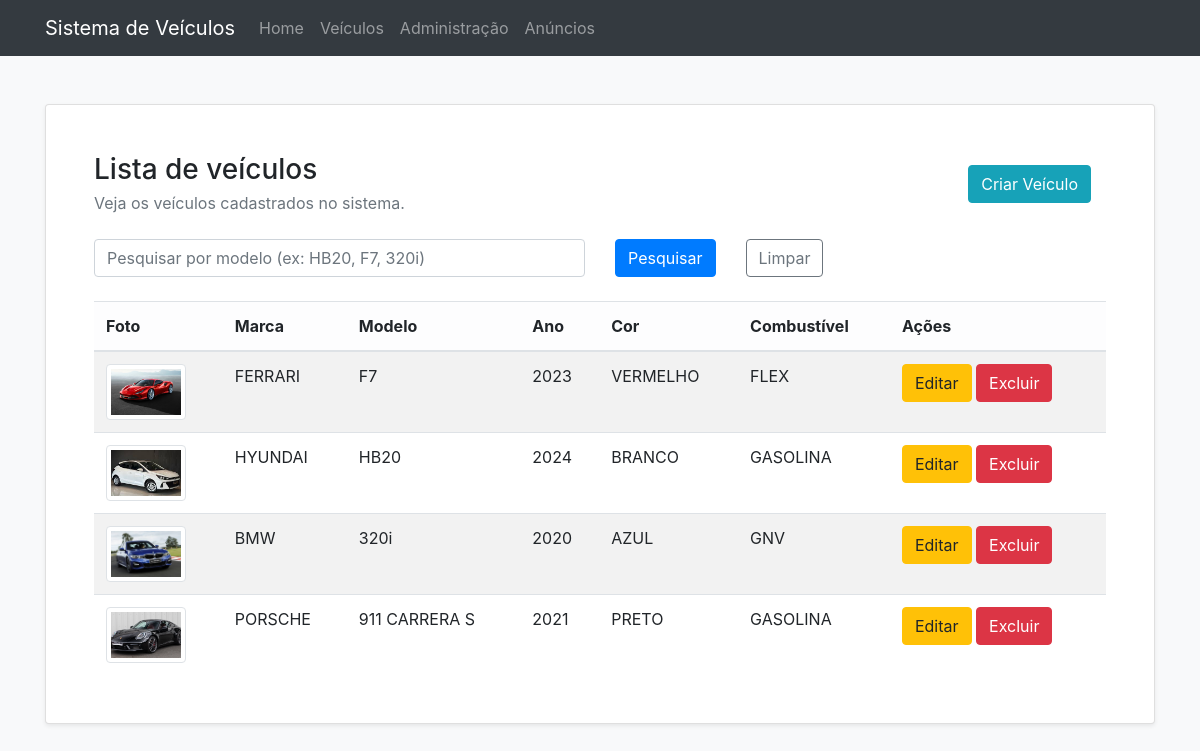
The app's page /veiculo/ (signed in) with its own data.
### veiculo/models.py (models this page shows, shortened)
class Veiculo(models.Model):
    marca = models.SmallIntegerField(choices=OPCOES_MARCAS)
    modelo = models.CharField(max_length=100)
    ano = models.IntegerField()
    cor = models.SmallIntegerField(choices=OPCOES_CORES)
    combustivel = models.SmallIntegerField(choices=OPCOES_COMBUSTIVEIS)
    foto = models.ImageField(blank=True, null=True, upload_to='veiculo/fotos')

### veiculo/views.py (the view)
# urls.py: path('', ListarVeiculos.as_view(), name='listar-veiculos'),
class ListarVeiculos(LoginRequiredMixin, ListView):
    model = Veiculo
    context_object_name = 'veiculos'
    template_name = 'listar.html'
    def get_queryset(self, **kwargs):
        pesquisa = self.request.GET.get('pesquisa')
        queryset = Veiculo.objects.all()
        if pesquisa is not None:
            queryset = queryset.filter(modelo__icontains=pesquisa)
        return queryset

### templates/listar.html (shortened to what this page needs)
{% extends "base.html" %}
{% block conteudo %}
<div class="card shadow-sm">
    <div class="card-body p-4 p-lg-5">
        <div class="d-flex flex-wrap justify-content-between align-items-center gap-3 mb-4">
            <div>
                <h1 class="h3 mb-1">Lista de veículos</h1>
                <p class="text-muted mb-0">Veja os veículos cadastrados no sistema.</p>
            </div>
            <div class="col-6 col-md-auto">
                <a href="{% url 'criar-veiculo' %}" class="btn btn-info">Criar Veículo</a>
            </div>
        </div>
        <form method="GET" action="{% url 'listar-veiculos' %}" class="row g-2 mb-4">
            <div class="col-12 col-md-8 col-lg-6">
                <input
                    type="text"
                    name="pesquisa"
                    class="form-control"
                    placeholder="Pesquisar por modelo (ex: HB20, F7, 320i)"
                    value="{{ request.GET.pesquisa }}"
                >
            </div>
            <div class="col-6 col-md-auto">
                <button type="submit" class="btn btn-primary w-100">Pesquisar</button>
            </div>
            <div class="col-6 col-md-auto">
                <a href="{% url 'listar-veiculos' %}" class="btn btn-outline-secondary w-100">Limpar</a>
            </div>
        </form>
        <div class="table-responsive">
            <table class="table table-striped align-middle mb-0">
                <thead class="table-light">
                    <tr>
                        <th scope="col">Foto</th>
                        <th scope="col">Marca</th>
                        <th scope="col">Modelo</th>
                        <th scope="col">Ano</th>
                        <th scope="col">Cor</th>
                        <th scope="col">Combustível</th>
                        <th scope="col">Ações</th>
                    </tr>
                </thead>
                <tbody>
                    {% for veiculo in veiculos %}
                    <tr>
                        <td>
                            {% if veiculo.foto %}
                                <img src="{{ veiculo.foto.url }}" alt="Foto de {{ veiculo.modelo }}" class="img-thumbnail" style="width: 80px; height: 56px; object-fit: cover;">
                            {% else %}
                                <span class="text-muted">Sem foto</span>
                            {% endif %}
                        </td>
                        <td>{{ veiculo.get_marca_display }}</td>
                        <td>{{ veiculo.modelo }}</td>
                        <td>{{ veiculo.ano }}</td>
                        <td>{{ veiculo.get_cor_display }}</td>
                        <td>{{ veiculo.get_combustivel_display }}</td>
                        <td>
                            <a href="editar/{{ veiculo.pk }}/" class="btn btn-warning">Editar</a>
                            <a href="deletar/{{ veiculo.pk }}/" class="btn btn-danger">Excluir</a>
                        </td>
                    </tr>
                    {% empty %}
                    <tr>
                        <td colspan="7" class="text-center py-5 text-muted">
                            Nenhum veículo cadastrado ainda.
                        </td>
                    </tr>
                    {% endfor %}
                </tbody>
            </table>
        </div>
    </div>
</div>
{% endblock %}

### records on screen
Veiculo: foto (picture), marca "FERRARI", modelo "F7", ano "2023", cor "VERMELHO", combustivel "FLEX"
Veiculo: foto (picture), marca "HYUNDAI", modelo "HB20", ano "2024", cor "BRANCO", combustivel "GASOLINA"
Veiculo: foto (picture), marca "BMW", modelo "320i", ano "2020", cor "AZUL", combustivel "GNV"
Veiculo: foto (picture), marca "PORSCHE", modelo "911 CARRERA S", ano "2021", cor "PRETO", combustivel "GASOLINA"
